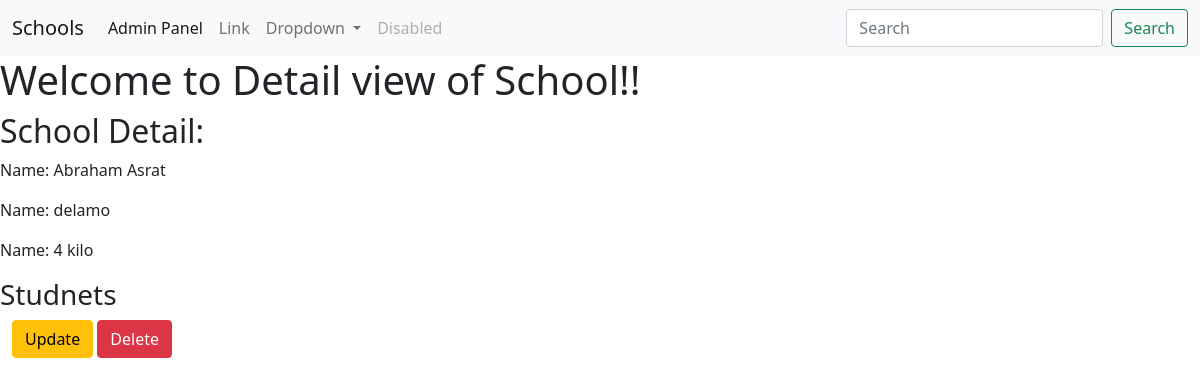
/3/, run on an earlier commit of the app's database.
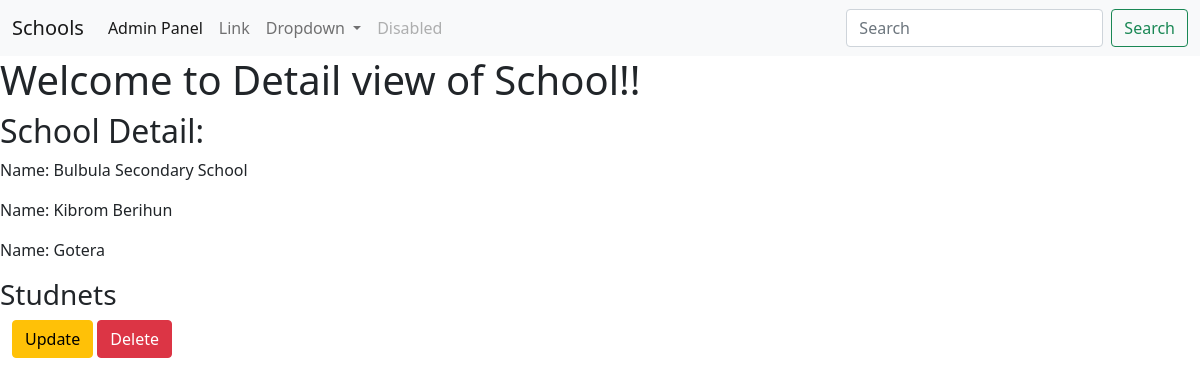
And on a later commit of the database.
### basic_app/models.py (models this page shows, shortened)
class School(models.Model):
    name = models.CharField(max_length=256)
    principal = models.CharField(max_length=256)
    location = models.CharField(max_length=256)

### basic_app/views.py (the view)
# urls.py: path('<int:pk>/', views.SchoolDetailView.as_view(), name='school_detail'),
class SchoolDetailView(DetailView):
    context_object_name = 'school_detail'
    model = models.School
    template_name  = 'basic_app/school_detail.html'

### basic_app/templates/basic_app/school_detail.html (shortened to what this page needs)
{% extends 'basic_app/basic_app_base.html' %}
{% block body_block %}
<div class="'jumbotron">
    <h1>Welcome to Detail view of School!!</h1>
    <h2>School Detail:</h2>
    <p>Name: {{school_detail.name}}</p>
    <p>Name: {{school_detail.principal}}</p>
    <p>Name: {{school_detail.location}}</p>
 <h3>Studnets</h3>
</div>
<div class="container-fluid">
<p>
    <a class="btn btn-warning" href="{%url 'basic_app:update' pk=school_detail.pk %}">Update</a>
    <a class="btn btn-danger" href="{% url 'basic_app:delete' pk=school_detail.pk %}">Delete</a>
</p>
</div>
{% endblock %}

What changed in the data, as far as the page shows it:
changed School: name "Abraham Asrat" → "Bulbula Secondary School"; principal "delamo" → "Kibrom Berihun"; location "4 kilo" → "Gotera"
